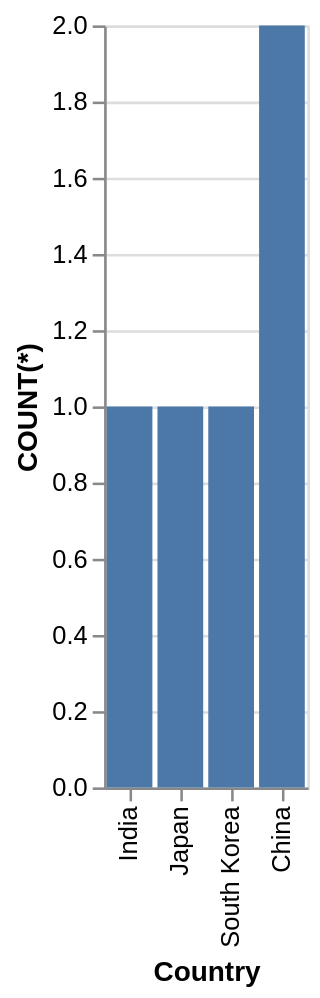

Here is the Vega-Lite specification saved for this chart:
### Vega-Lite specification from a JSON file in a GitHub repository (floating-point values rounded to 4 significant figures)
{"data": {"values": [{"x_data": "India", "y_data": 1}, {"x_data": "Japan", "y_data": 1}, {"x_data": "South Korea", "y_data": 1}, {"x_data": "China", "y_data": 2}]}, "mark": "bar", "encoding": {"x": {"field": "x_data", "type": "nominal", "title": "Country", "sort": {"op": "sum", "field": "y_data", "order": "ascending"}}, "y": {"field": "y_data", "type": "quantitative", "title": "COUNT(*)"}}}
